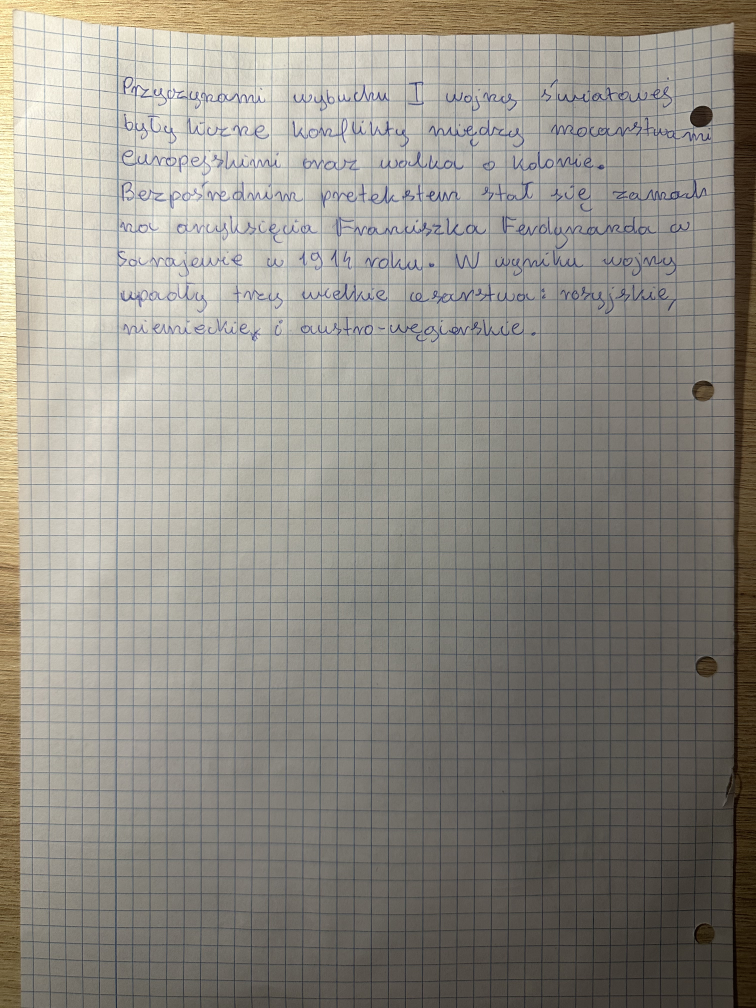
#> input picture TestImageForSegmentation.jpeg, 3024 x 4032 px (shown at 1/4 size)
$ jupyter execute Faza2.ipynb
#> lines starting #> are read from the running program, lines starting #| are printed output that depends on the picture
# Faza 2: Optyczna Detekcja Tekstu (Text Detection) na pełnych dokumentach

## 1. Wstęp i założenia eksperymentu
Celem tej fazy jest wyłonienie optymalnego detektora (Text Detector), który posłuży jako pierwszy etap (Stage 1) w architekturze Two-Stage OCR. Algorytm musi precyzyjnie zlokalizować linie odręcznego tekstu na sfotografowanym dokumencie A4 i wygenerować ramki otaczające (Bounding Boxes), ignorując jednocześnie tło, marginesy i ewentualne artefakty wizualne.

Zbadane zostaną różne podejścia architektoniczne (m.in. modele oparte o analizę gęstości znaków - CRAFT, oraz detektory obiektów - YOLO). W pierwszej kolejności ładujemy i standaryzujemy obraz wejściowy, aby uniknąć problemu przepełnienia pamięci (OOM) oraz zniekształceń skali (Scale Variance).

[cell 1]
import cv2
import imutils
import matplotlib.pyplot as plt
import numpy as np
def get_images(path):

#> called with path = 'TestImageForSegmentation.jpeg'
    image = cv2.imread(path)
#> image is the input picture: shape (4032, 3024, 3); mean B, G, R 131.8, 140.4, 144.1

    image_rgb = cv2.cvtColor(image, cv2.COLOR_BGR2RGB)

    image_resized = imutils.resize(image_rgb, width=800)
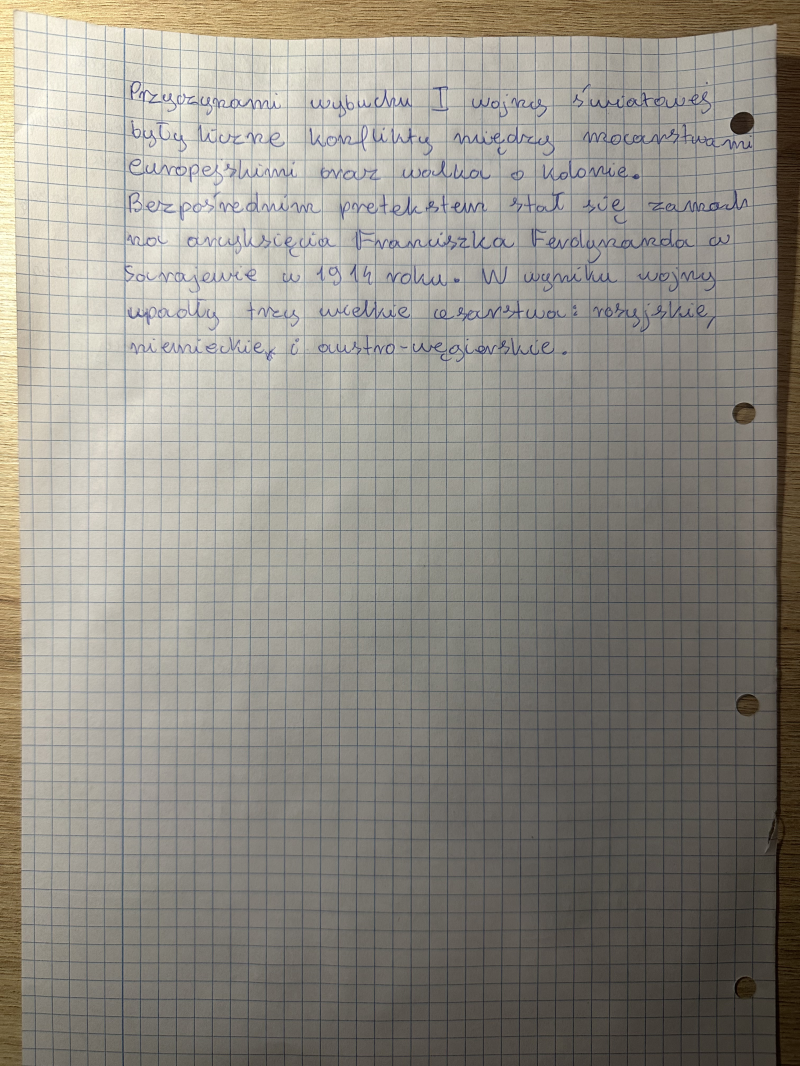
#> image_resized: shape (1066, 800, 3); mean R, G, B 144.1, 140.4, 131.8

    image_bgr_resized = cv2.cvtColor(image_resized, cv2.COLOR_RGB2BGR)

    return image_resized, image_bgr_resized
a, b= get_images("TestImageForSegmentation.jpeg")
plt.figure(figsize=(10, 14))
plt.imshow(a)
plt.title("Zdjęcie referencyjne (Zeskalowane do 800px)", fontsize=14)
plt.axis('off')
plt.show()

print(f"Nowa rozdzielczosc: {a.shape[1]}x{a.shape[0]}")
#| Nowa rozdzielczosc: 800x1066

[cell 2]
import cv2
import pytesseract
from pytesseract import Output
import matplotlib.pyplot as plt


pytesseract.pytesseract.tesseract_cmd = r'C:\Program Files\Tesseract-OCR\tesseract.exe'

x, y = get_images("p03-189.png")
#> call 2 of get_images, with path = 'p03-189.png'
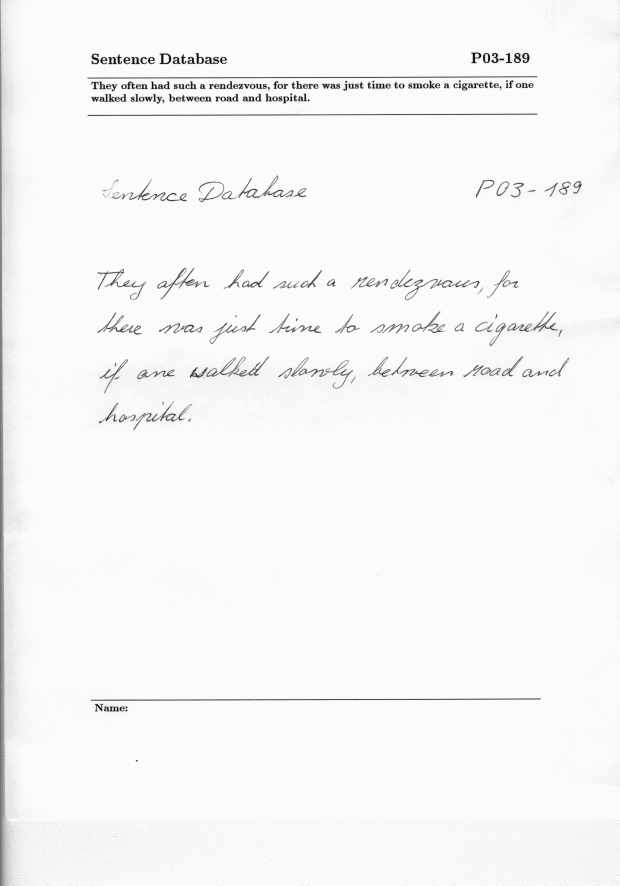
#> input picture p03-189.png, 2479 x 3542 px (shown at 1/4 size)
#> in get_images, image is the input picture: shape (3542, 2479, 3); min 15, max 251, mean 246.6
#> in get_images (call 2), `image_resized = imutils.resize(image_rgb, width=800)`:
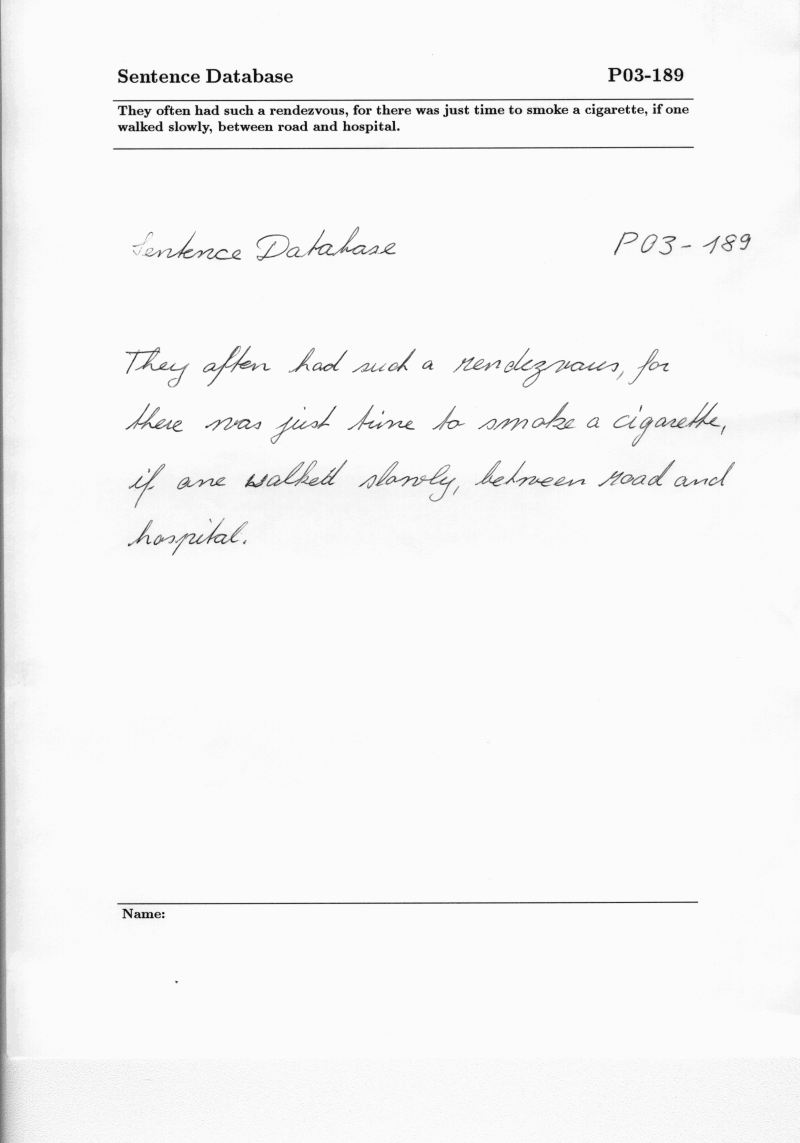
#> image_resized: shape (1143, 800, 3); min 15, max 251, mean 246.6

def draw_lines(img_resized, img_bgr_resized):
    tess_image = img_resized.copy()

    d = pytesseract.image_to_data(img_bgr_resized, output_type=Output.DICT)

    boxes_count = 0
    n_boxes = len(d['level'])

    for i in range(n_boxes):

        if d['level'][i] == 4:

            (x, y, w, h) = (d['left'][i], d['top'][i], d['width'][i], d['height'][i])

            if w > 10 and h > 10:
                cv2.rectangle(tess_image, (x, y), (x + w, y + h), (255, 0, 0), 2)
                boxes_count += 1

    plt.figure(figsize=(10, 14))
    plt.imshow(tess_image)
    plt.title(f"Detekcja Tesseract: Znaleziono {boxes_count} linijek tekstu", fontsize=14)
    plt.axis('off')
    plt.show()
draw_lines(x, y)
#> (the call stopped at in draw_lines, `d = pytesseract.image_to_data(img_bgr_resized, output_type=Output.DICT)`: pytesseract is not available in this run)

[cell 3]
draw_lines(a, b)
#> (the call stopped at in draw_lines, `d = pytesseract.image_to_data(img_bgr_resized, output_type=Output.DICT)`: pytesseract is not available in this run)
